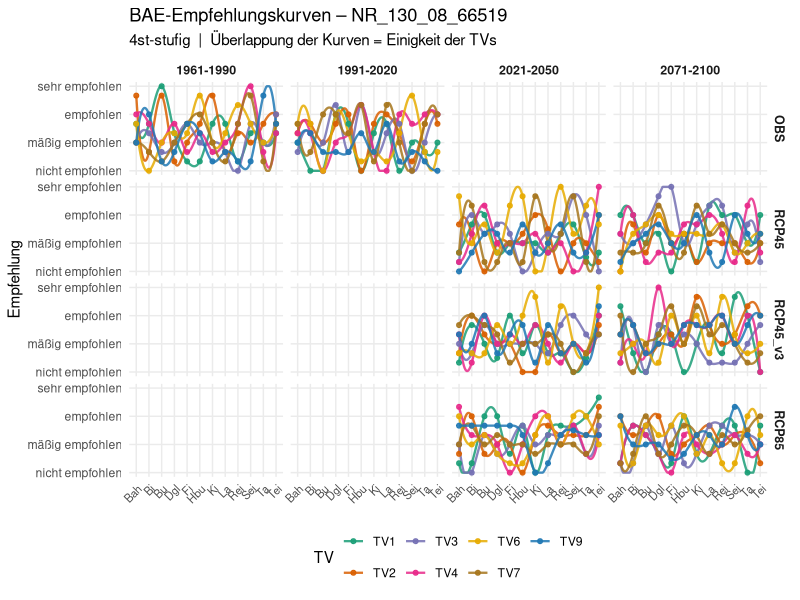
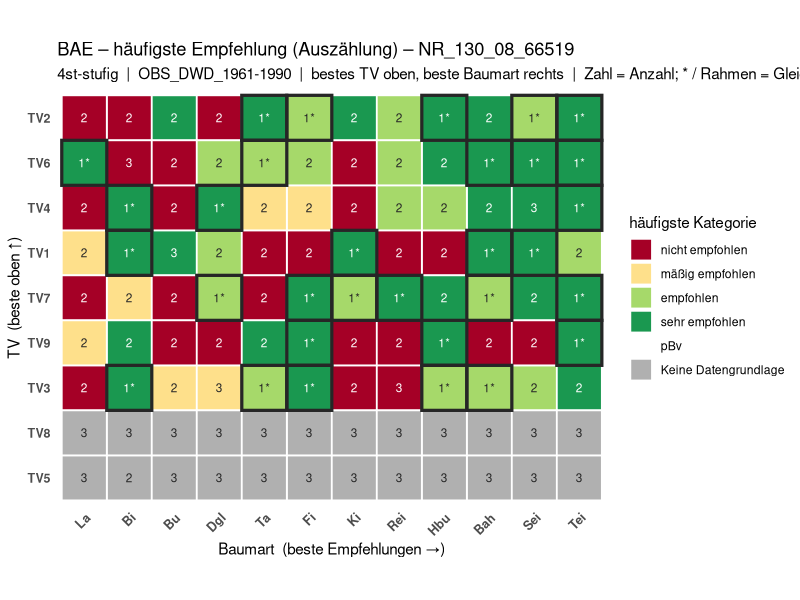
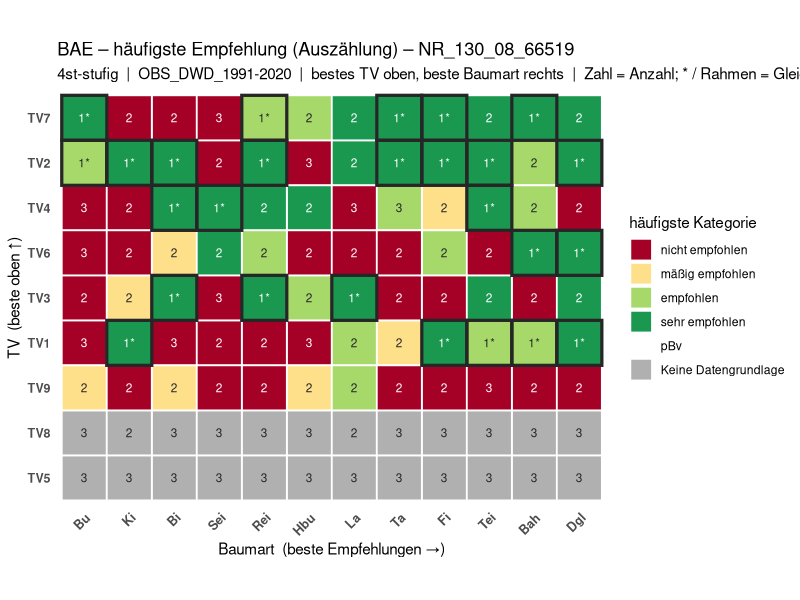
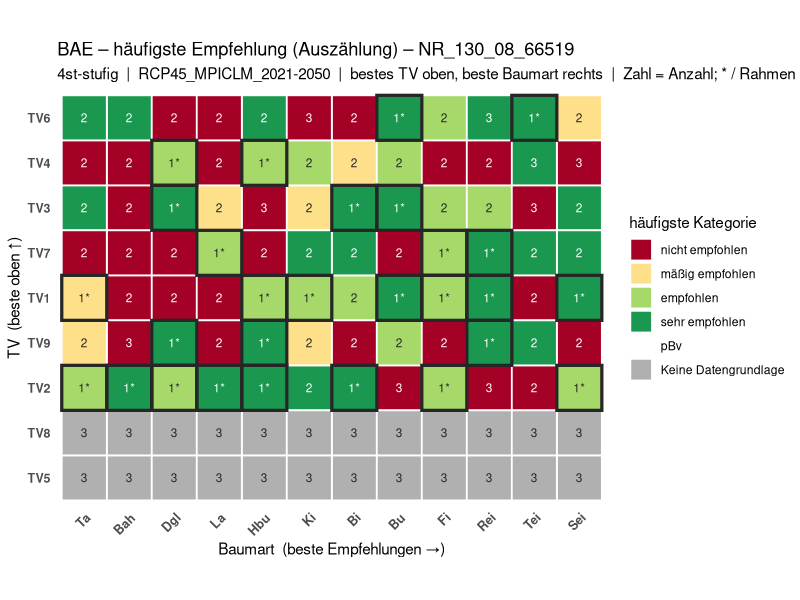
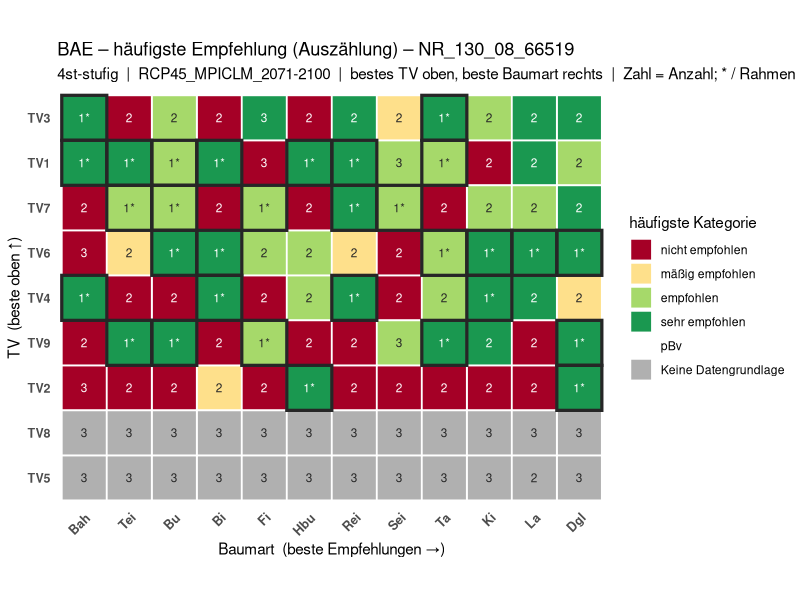
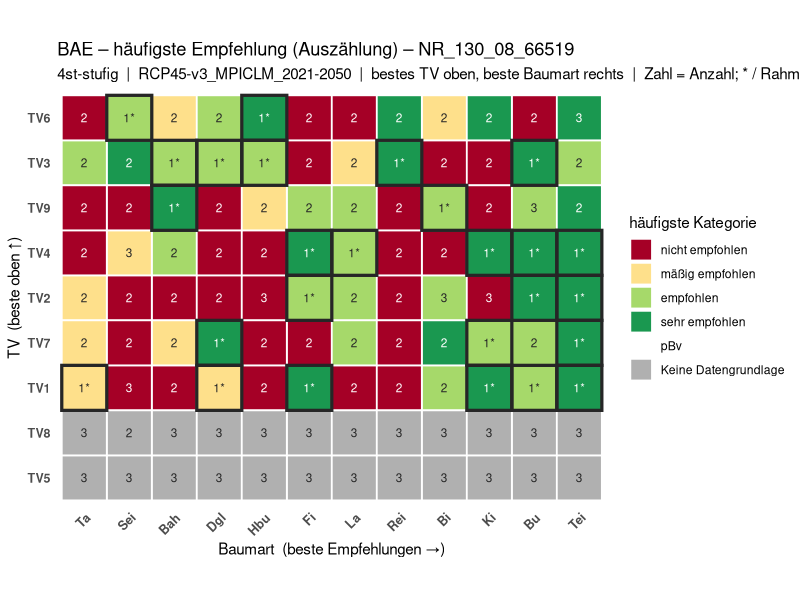
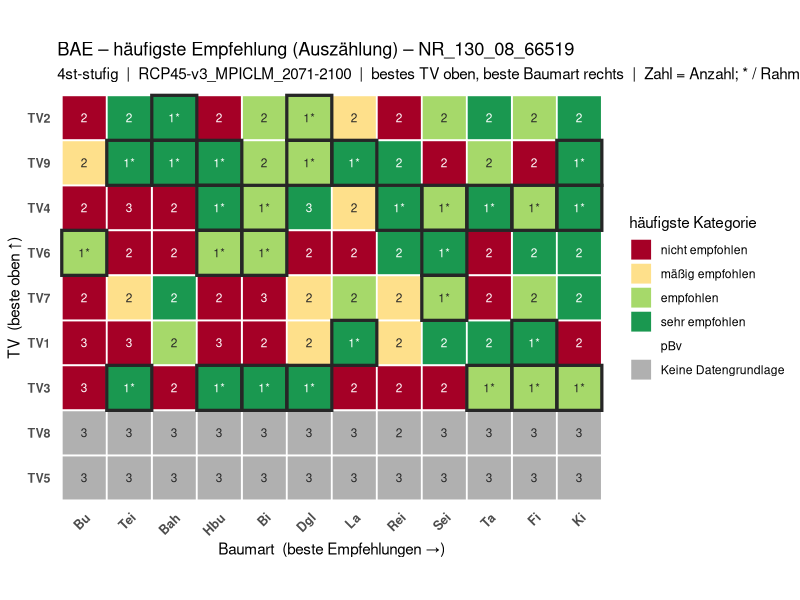
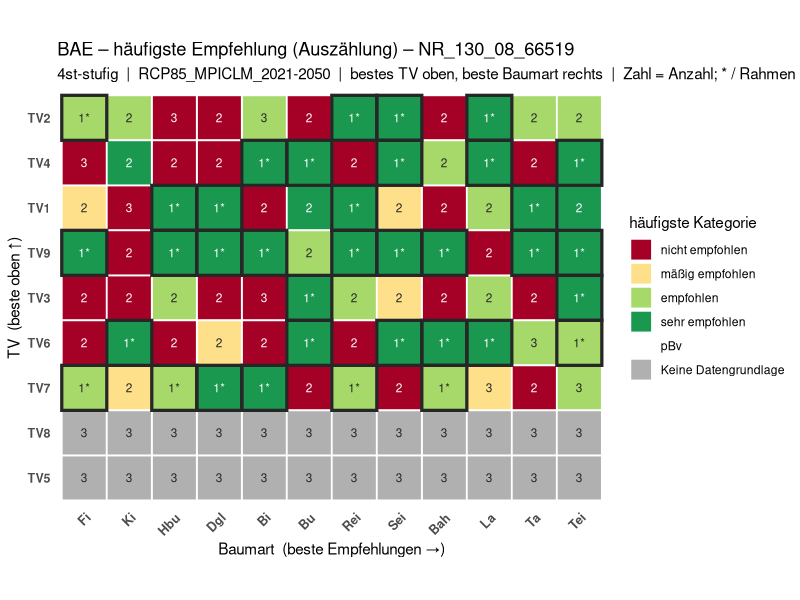

Reproduce these figures in R, in order.
# ============================================================================
# bae_auswertung_grafiken_beispiel.R
# ----------------------------------------------------------------------------
# FLACHER SCHRITT-FÜR-SCHRITT-DURCHLAUF für EINE Beispiel-Datei / MASTER_ID.
#
# Kein Funktions-Wrapper: jeden Block der Reihe nach markieren und ausführen,
# dann das Zwischenergebnis ansehen (z. B. head(d), View(d), table(...)).
# Dieses Skript zeigt GENAU dasselbe, was die Funktionen in
# bae_auswertung_grafiken_standalone.R intern tun – nur offen hingeschrieben.
#
# Erzeugt:
#   Skizze 1  – Empfehlungs-Kurven je TV (pro Szenario × Zeitraum)
#   Skizze 2  – Modus-Matrix, unaggregiert je Klimalauf (ausgezählt + sortiert)
# ============================================================================

library(dplyr)
library(tidyr)
library(ggplot2)
library(stringr)


# ============================================================================
# 0.  PARAMETER  – hier anpassen
# ============================================================================
datei          <- "meine_bae_daten.csv"   # <- deine CSV-Datei
master_id      <- "NR_130_08_66519"        # <- ein Beispiel-Standort
stufe          <- "4st"                    # "3st" | "4st" | "5st"
rcp_zukunft_ab <- 2021                     # RCP: nur Zeiträume ab diesem Jahr


# ============================================================================
# 1.  DATEN LADEN
# ============================================================================
# --- Variante A: echte Datei -----------------------------------------------
# data <- data.table::fread(datei)

# --- Variante B: Demo-Daten zum Ausprobieren (löschen, sobald echte Datei da)
set.seed(1)
data <- expand.grid(
  Baumart   = c("Bah","Bi","Bu","Dgl","Fi","Hbu","Ki","La","Rei","Sei","Ta","Tei"),
  TV        = 1:9,
  # mehrere Einträge je Zelle wie in echt: verschiedene Hinweis-Varianten
  Hinweis   = c("KM","KHoriginal","KHformfitting"),
  Klimalauf = c("OBS_DWD_1961-1990","OBS_DWD_1991-2020",
                "RCP45_MPICLM_2021-2050","RCP45_MPICLM_2071-2100",
                "RCP45-v3_MPICLM_2021-2050","RCP45-v3_MPICLM_2071-2100",
                "RCP85_MPICLM_2021-2050","RCP85_MPICLM_2071-2100"),
  stringsAsFactors = FALSE
)
data$MASTER_ID <- master_id
data$BAE_5ST <- as.character(sample(1:5, nrow(data), replace = TRUE))
data$BAE_5ST[data$TV %in% c(5, 8)] <- "Keine Datengrundlage"   # wie im Bild
data$BAE_5ST[sample(nrow(data), 20)] <- "pBv"
.num <- suppressWarnings(as.integer(data$BAE_5ST))
data$BAE_4ST <- ifelse(is.na(.num), data$BAE_5ST, as.character(pmin(.num, 4)))
data$BAE_3ST <- ifelse(is.na(.num), data$BAE_5ST, as.character(pmin(ceiling(.num/2), 3)))

# ansehen:
#   head(data)
#   str(data)
#   table(data$Klimalauf)
#   table(data$BAE_4ST)
#   # mehrere Zeilen je Zelle (wie in echt durch Hinweis-Varianten):
#   data %>% filter(Baumart=="Bah", TV==6, Klimalauf=="OBS_DWD_1961-1990")


# ============================================================================
# 2.  FARBEN + STUFEN-MAPPINGS  (identisch zur Heatmap)
# ============================================================================
# Kachelfarben der Empfehlungs-Kategorien
custom_palette <- c(
  "sehr empfohlen"        = "#1A9850",
  "empfohlen"             = "#A6D96A",
  "mäßig empfohlen"       = "#FEE08B",
  "wenig empfohlen"       = "#FDAE61",
  "nicht empfohlen"       = "#A50026",
  "pBv"                   = "#404040",
  "Keine Datengrundlage"  = "#B0B0B0"
)

# Code (in BAE_xST) -> Kategorie. Achtung: Code 1 = BESTE Bewertung.
maps <- list(
  "3st" = c("1" = "sehr empfohlen", "2" = "mäßig empfohlen", "3" = "nicht empfohlen"),
  "4st" = c("1" = "sehr empfohlen", "2" = "empfohlen", "3" = "mäßig empfohlen",
            "4" = "nicht empfohlen"),
  "5st" = c("1" = "sehr empfohlen", "2" = "empfohlen", "3" = "mäßig empfohlen",
            "4" = "wenig empfohlen", "5" = "nicht empfohlen")
)

# Kategorien von SCHLECHT (unten/1) nach GUT (oben/n). Position = Zahlenwert
# der Empfehlungsstufe UND Gewicht für den Score.
kat_order <- list(
  "3st" = c("nicht empfohlen", "mäßig empfohlen", "sehr empfohlen"),
  "4st" = c("nicht empfohlen", "mäßig empfohlen", "empfohlen", "sehr empfohlen"),
  "5st" = c("nicht empfohlen", "wenig empfohlen", "mäßig empfohlen",
            "empfohlen", "sehr empfohlen")
)

# welche Spalte gehört zur gewählten Stufe?
bae_col <- c("3st" = "BAE_3ST", "4st" = "BAE_4ST", "5st" = "BAE_5ST")[[stufe]]

mapping <- maps[[stufe]]        # Code -> Kategorie für die gewählte Stufe
ordn    <- kat_order[[stufe]]   # Kategorie-Reihenfolge für die gewählte Stufe

# ansehen:
#   bae_col ; mapping ; ordn


# ============================================================================
# 3.  AUF MASTER_ID FILTERN
# ============================================================================
d <- data %>% filter(as.character(MASTER_ID) == master_id)

# ansehen:  nrow(d) ; head(d)


# ============================================================================
# 4.  KLIMALAUF ZERLEGEN  (Szenario / Modell / Zeitraum / Variante)
# ============================================================================
# Beispiel "RCP45-v3_MPICLM_2021-2050":
#   Zeitraum = "2021-2050", Variante = "v3", Szenario = "RCP45",
#   Modell = "MPICLM", Szen_label = "RCP45_v3"
d <- d %>%
  mutate(
    Klimalauf  = as.character(Klimalauf),
    Zeitraum   = str_extract(Klimalauf, "\\d{4}-\\d{4}"),
    Variante   = tolower(str_extract(Klimalauf, "[vV][0-9]+")),
    Szenario   = str_remove(str_extract(Klimalauf, "^[^_]+"), "[-_]?[vV][0-9]+$"),
    Modell     = str_remove(str_remove(Klimalauf, "^[^_]+_"), "_?\\d{4}-\\d{4}.*$"),
    Szen_label = ifelse(is.na(Variante), Szenario, paste0(Szenario, "_", Variante)),
    Startjahr  = suppressWarnings(as.integer(str_sub(Zeitraum, 1, 4)))
  )

# ansehen:
#   d %>% distinct(Klimalauf, Szenario, Modell, Zeitraum, Variante, Szen_label)


# ============================================================================
# 5.  RCP NUR ZUKUNFT (OBS bleibt komplett)
# ============================================================================
d <- d %>%
  filter(!grepl("^RCP", Szenario, ignore.case = TRUE) | Startjahr >= rcp_zukunft_ab)

# ansehen:  table(d$Szen_label, d$Zeitraum)


# ============================================================================
# 6.  FAKTOREN ORDNEN  (feste Reihenfolge der Achsen)
# ============================================================================
d <- d %>%
  mutate(
    Szen_label = factor(Szen_label, levels = sort(unique(Szen_label))),
    Zeitraum   = factor(Zeitraum,   levels = sort(unique(Zeitraum))),
    TV         = factor(paste0("TV", TV), levels = sort(unique(paste0("TV", TV)))),
    Baumart    = factor(Baumart,    levels = sort(unique(as.character(Baumart)))),
    ist_rcp    = grepl("^RCP", Szenario, ignore.case = TRUE)
  )


# ============================================================================
# 7.  WERT (Einteilung als Skala) + KATEGORIE/STUFE FÜR DIE GEWÄHLTE STUFIGKEIT
# ============================================================================
# code       -> Kategorie (Text): sehr empfohlen … pBv / Keine Datengrundlage.
#              -> für Skizze 2 (Auszählung/Modus) UND die Kurven-Farben.
# Kategorie  -> Stufe (Zahl, INVERTIERT): match() gibt Position in `ordn`,
#              nicht empfohlen = 1 … sehr empfohlen = n. Das ist NUR für die
#              Kurven (Skizze 1), damit "sehr empfohlen" oben liegt.
# Wert       = die Einteilung DIREKT wie in BAE_xST (1 = beste … n = schlechteste)
#              bleibt nur zum Ansehen; Skizze 2 zählt jetzt Kategorien, kein Score.
d <- d %>%
  mutate(
    code      = as.character(.data[[bae_col]]),
    Wert      = suppressWarnings(as.integer(code)),   # 1 = best … n = schlecht
    Kategorie = case_when(
      code %in% names(mapping) ~ unname(mapping[code]),
      code == "pBv"            ~ "pBv",
      TRUE                     ~ "Keine Datengrundlage"),
    Stufe     = match(Kategorie, ordn)
  )

# ansehen:
#   d %>% count(code, Wert, Kategorie, Stufe)   # Code -> Wert/Text/Stufe
#   table(d$Kategorie, useNA = "ifany")


# ============================================================================
# 8.  SKIZZE 1  – EMPFEHLUNGS-KURVEN je TV (glatt)
# ============================================================================
# Idee: pro Panel (Szenario × Zeitraum) für jede TV eine glatte Kurve über die
# Baumarten. y = Stufe (unten "nicht empfohlen", oben "sehr empfohlen").
# Wo sich die Kurven decken, sind sich die TVs einig.
# WICHTIG: Da es je (TV, Baumart) mehrere Hinweis-Zeilen gibt, erst EINEN Wert
# je Zelle bilden (Mittel), sonst zappeln die Linien senkrecht.

# Farben für die TV-Linien
ba_levels <- levels(droplevels(d$Baumart))
tv_levels <- levels(droplevels(d$TV))
tv_farben <- setNames(
  c("#1B9E77","#D95F02","#7570B3","#E7298A","#66A61E","#E6AB02",
    "#A6761D","#666666","#1F78B4","#B2182B","#33A02C","#6A3D9A")[seq_along(tv_levels)],
  tv_levels)

# 8a. ein Wert je (Panel, TV, Baumart): Mittel der Stufe über Hinweis-Varianten
kurv <- d %>%
  group_by(Szen_label, Zeitraum, TV, Baumart) %>%
  summarise(y = mean(Stufe, na.rm = TRUE), .groups = "drop") %>%
  filter(!is.nan(y)) %>%
  mutate(x = as.integer(factor(Baumart, levels = ba_levels)))
# ansehen:  kurv

# 8b. glatte Spline-Kurve je (Panel, TV) durch diese Punkte (auf [1,n] geklammert)
kurv_smooth <- kurv %>%
  group_by(Szen_label, Zeitraum, TV) %>%
  filter(n() >= 2) %>%
  group_modify(~ {
    s <- stats::spline(.x$x, .x$y, n = 200)           # glatte Interpolation
    data.frame(x = s$x, y = pmin(pmax(s$y, 1), length(ordn)))
  }) %>%
  ungroup()
# ansehen:  kurv_smooth

# 8c. EIN durchgehender ggplot-Aufruf – Linie (glatt) + Punkte (echte Werte):
p_kurven <-
  ggplot() +
  geom_line(data = kurv_smooth, aes(x = x, y = y, colour = TV, group = TV),
            linewidth = 0.8, alpha = 0.85) +
  geom_point(data = kurv, aes(x = x, y = y, colour = TV), size = 1.4, alpha = 0.9) +
  facet_grid(Szen_label ~ Zeitraum) +
  scale_x_continuous(breaks = seq_along(ba_levels), labels = ba_levels) +
  scale_y_continuous(breaks = seq_along(ordn), labels = ordn, limits = c(1, length(ordn))) +
  scale_colour_manual(values = tv_farben) +
  labs(title = paste0("BAE-Empfehlungskurven – ", master_id),
       subtitle = paste0(stufe, "-stufig  |  Überlappung der Kurven = Einigkeit der TVs"),
       x = NULL, y = "Empfehlung", colour = "TV") +
  theme_minimal(base_size = 11) +
  theme(axis.text.x = element_text(angle = 45, hjust = 1, size = 8),
        strip.text  = element_text(face = "bold", size = 9),
        panel.grid.minor = element_blank(),
        legend.position = "bottom",
        plot.background = element_rect(fill = "white", color = NA))

p_kurven                                   # im Plot-Fenster ansehen
# ggsave("Kurven_beispiel.png", p_kurven, width = 34, height = 22, units = "cm", dpi = 150)


# ============================================================================
# 9.  SKIZZE 2  – HÄUFIGSTE EMPFEHLUNG (AUSGEZÄHLT), UNAGGREGIERT JE KLIMALAUF
# ============================================================================
# Genau wie die Heatmap: NICHT über Klimaläufe aggregieren, sondern je Klimalauf
# eine eigene Matrix. KEIN Score – es wird nur AUSGEZÄHLT: je Zelle (TV × Baumart)
# werden die Kategorien über ALLE Einträge gezählt (inkl. der Hinweis-Varianten
# KM, KHoriginal, …). Die Kachel zeigt die HÄUFIGSTE Kategorie (Modus):
#   Farbe = häufigste Kategorie (custom_palette; pBv/Keine Datengrundlage = grau)
#   Zahl  = ABSOLUTE Anzahl dieser Kategorie
#   Gleichstand: die BESSERE Kategorie wird gezeigt und mit "*" + Rahmen markiert.
# Sortierung je Klimalauf nach Anteil guter Empfehlungen ("empfohlen" oder besser;
# bei 3st nur "sehr empfohlen"): bestes TV oben, beste Baumart rechts.

kat_lv   <- c(ordn, "pBv", "Keine Datengrundlage")      # Legenden-/Fill-Reihenfolge
kat_pref <- c(rev(ordn), "pBv", "Keine Datengrundlage") # best -> schlecht (Gleichstand: bessere gewinnt)
gut_kat  <- intersect(c("sehr empfohlen", "empfohlen"), ordn)  # "gut" (3st: nur sehr empfohlen)
dunkel   <- c("sehr empfohlen", "nicht empfohlen", "pBv")      # Kacheln mit weißer Schrift

# ansehen: welche Klimaläufe gibt es?  ->  sort(unique(as.character(d$Klimalauf)))
# Zum Durchklicken EINEN Klimalauf setzen und die Zeilen im Rumpf einzeln laufen
# lassen, z. B.:  kl <- "RCP85_MPICLM_2071-2100"
for (kl in sort(unique(as.character(d$Klimalauf)))) {

  # 9a. nur dieser Klimalauf; je Zelle je Kategorie AUSZÄHLEN (mehrere Einträge!)
  zaehl <- d %>%
    filter(Klimalauf == kl) %>%
    count(TV, Baumart, Kategorie, name = "n")
  # ansehen:  zaehl   (Anzahl je TV × Baumart × Kategorie)

  # 9b. Kachel = häufigste Kategorie (Modus). Gleichstand -> bessere (kleinster
  #     kat_pref) + Markierung tie.
  kachel <- zaehl %>%
    group_by(TV, Baumart) %>%
    mutate(tie = sum(n == max(n)) > 1) %>%
    filter(n == max(n)) %>%
    slice_min(match(Kategorie, kat_pref), n = 1, with_ties = FALSE) %>%
    ungroup() %>%
    mutate(Kategorie = factor(Kategorie, levels = kat_lv),
           label     = ifelse(tie, paste0(n, "*"), as.character(n)),
           txt_col   = ifelse(as.character(Kategorie) %in% dunkel, "white", "grey15"))
  # ansehen:  kachel

  # 9c. Sortierung nach Anteil guter Empfehlungen: aufsteigend -> beste (höchster
  #     Anteil) als letzter Faktor-Level, damit bei y = oben und bei x = rechts.
  tv_rang <- zaehl %>% group_by(TV)      %>% summarise(anteil = sum(n[Kategorie %in% gut_kat]) / sum(n)) %>% arrange(anteil)
  ba_rang <- zaehl %>% group_by(Baumart) %>% summarise(anteil = sum(n[Kategorie %in% gut_kat]) / sum(n)) %>% arrange(anteil)
  # ansehen:  tv_rang ; ba_rang    (oben/rechts = höchster Anteil = beste)

  kachel <- kachel %>%
    mutate(TV      = factor(as.character(TV),      levels = as.character(tv_rang$TV)),
           Baumart = factor(as.character(Baumart), levels = as.character(ba_rang$Baumart)))

  # 9d. EIN durchgehender ggplot-Aufruf
  p_matrix <-
    ggplot(kachel, aes(x = Baumart, y = TV)) +
    geom_tile(aes(fill = Kategorie), color = "white", linewidth = 0.6) +
    geom_tile(data = filter(kachel, tie), fill = NA, color = "grey15", linewidth = 1.1) +
    geom_text(aes(label = label, colour = txt_col), size = 3) +
    scale_fill_manual(values = custom_palette, limits = kat_lv, drop = FALSE) +
    scale_colour_identity() +
    coord_equal() +
    labs(title = paste0("BAE – häufigste Empfehlung (Auszählung) – ", master_id),
         subtitle = paste0(stufe, "-stufig  |  ", kl,
                           "  |  bestes TV oben, beste Baumart rechts  |  ",
                           "Zahl = Anzahl; * / Rahmen = Gleichstand"),
         x = "Baumart  (beste Empfehlungen →)",
         y = "TV  (beste oben ↑)", fill = "häufigste Kategorie") +
    theme_minimal(base_size = 11) +
    theme(axis.text.x = element_text(angle = 45, hjust = 1, face = "bold", size = 9),
          axis.text.y = element_text(face = "bold", size = 9),
          panel.grid  = element_blank(),
          plot.background = element_rect(fill = "white", color = NA))

  print(p_matrix)                          # im Plot-Fenster ansehen
  # ggsave(paste0("ModusMatrix_", gsub("[^A-Za-z0-9]+","-",kl), "_beispiel.png"),
  #        p_matrix, width = 22, height = 16, units = "cm", dpi = 150)
}
